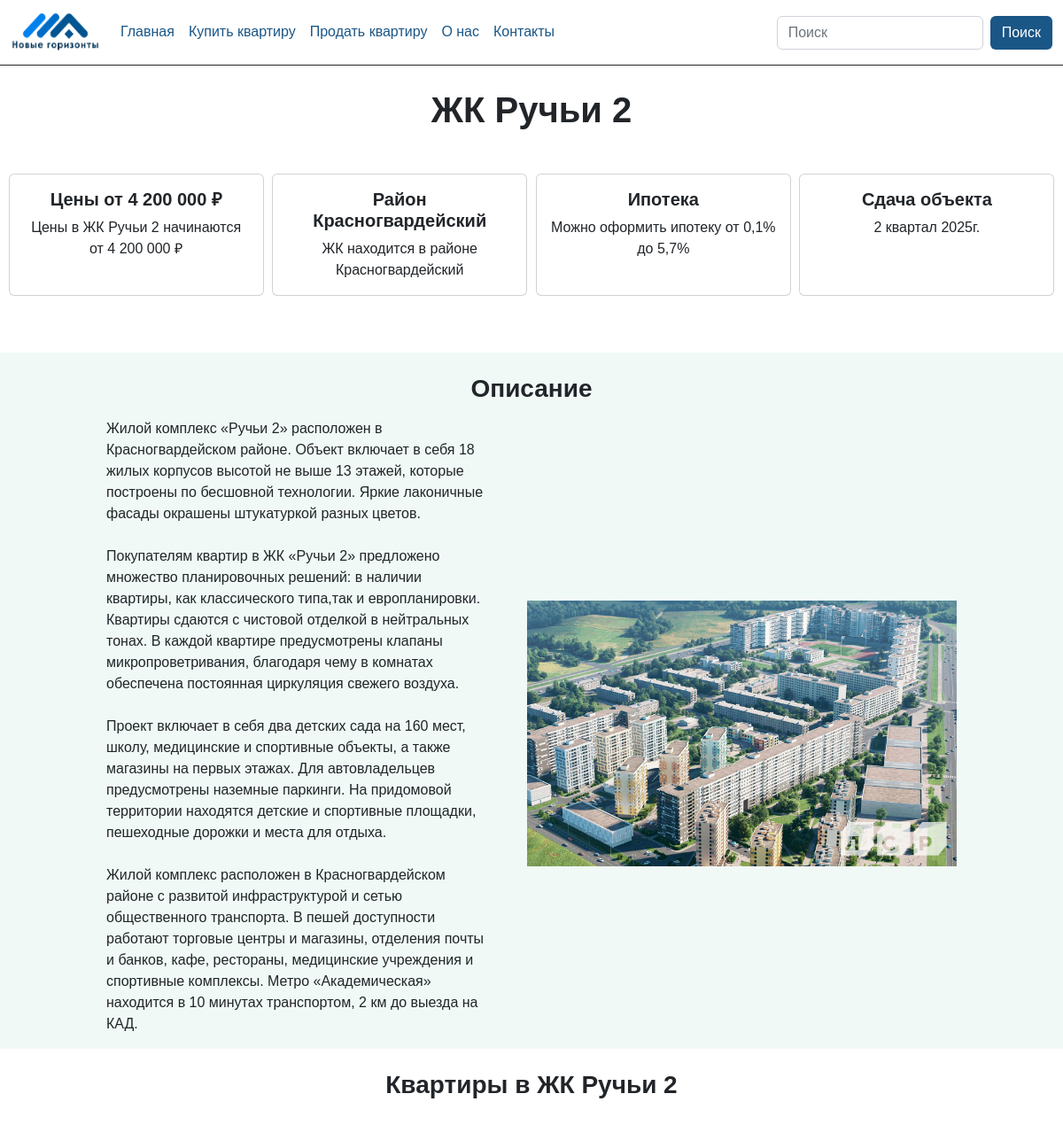
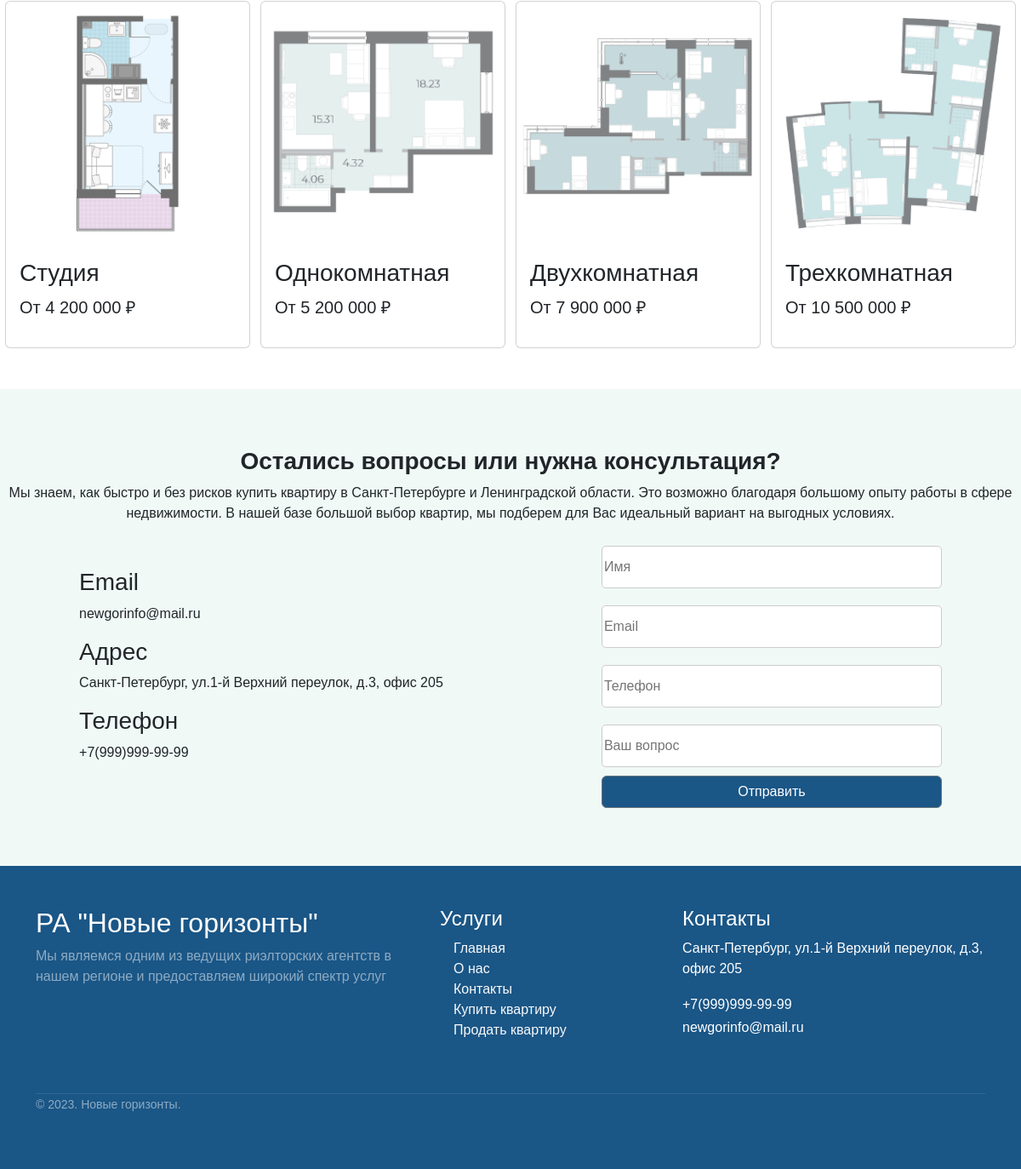
Page /sale/sale/4/ on the committed database (2 pictures, top to bottom).
### flats_sale/models.py (models this page shows, shortened)
class Flat(models.Model):
    object_name=models.ForeignKey(Object, on_delete=models.CASCADE, verbose_name="Объект")
    price=models.PositiveIntegerField(verbose_name='Цена')
    text=models.TextField(blank=False, verbose_name="Описание")
    img=models.ImageField(upload_to="%Y/%m/%d/", verbose_name="Изображение")
    class Meta:
       verbose_name = 'Объявление'
       verbose_name_plural = 'Объявления'

class Object(models.Model):
    name=models.CharField(max_length=128, verbose_name="Название")
    text=models.TextField(blank=False, verbose_name="Описание")
    location=models.CharField(max_length=128, verbose_name="Расположение")
    class Meta:
       verbose_name = 'Объект'
       verbose_name_plural = 'Объекты'
    def __str__(self):
       return self.name

class Category(models.Model):
    name=models.CharField(max_length=128, verbose_name="Название")
    object_name=models.ForeignKey(Object, on_delete=models.CASCADE, verbose_name="Объект")
    price=models.PositiveIntegerField(verbose_name="Цена")
    img=models.ImageField(upload_to="%Y/%m/%d/", verbose_name="Изображение")
    floors = models.ManyToManyField(Floor)
    class Meta:
       verbose_name = 'Категория'
       verbose_name_plural = 'Категории'

### flats_sale/views.py (the view)
# urls.py: path("sale/<int:pk>/", sale_id_view,  name="flat"),
def sale_id_view(request, pk):
    object_list = Object.objects.filter(pk=pk)
    category_list = Category.objects.filter(object_name=pk)
    pk = get_object_or_404(Flat, pk=pk)
    if request.method=="POST":
        form = CommentForm(request.POST, request.FILES)
        if form.is_valid():
            obj = Comment() #gets new object
            obj.author = form.cleaned_data['author']
            obj.email = form.cleaned_data['email']
            obj.phone = form.cleaned_data['phone']
            obj.text = form.cleaned_data['text']
            obj.save()
            messages.success(request, 'Ваша заявка отправлена')
            form = CommentForm()
    else:
        form = CommentForm()
    context = {"pk": pk, 'page': 'flats',  # 'comments_list':comments,
               'form': form, 'category_list': category_list,
               'object_list': object_list}
    return render(request, "flats_sale/flats_detail.html", context)

### comment/forms.py
class CommentForm(forms.Form):
    author = forms.CharField(widget=forms.TextInput(attrs={"class":"myfield", 'placeholder': 'Имя'}), label=_(u'Имя'))
    email=forms.CharField(widget=forms.TextInput(attrs={"class":"myfield", 'placeholder': 'Email'}))
    phone=forms.CharField(widget=forms.TextInput(attrs={"class":"myfield", 'placeholder': 'Телефон'}), label=_(u'Телефон'))
    text = forms.CharField(widget=forms.TextInput(attrs={"class":"myfield", 'placeholder': 'Ваш вопрос'}), label=_(u'Ваш вопрос'))
    class Meta:
        model = Comment
        exclude = ('date_of_create','published','post')

### flats_sale/templates/flats_sale/flats_detail.html (shortened to what this page needs)
{% extends "root.html" %}
{% load humanize %}
{% block content %}
{% for object in object_list %}
<div style="margin-top: 100px;">
    <h1 class="text-center fw-bold">{{ pk.object_name }}</h1>
</div>
<div class="mt-5 d-flex justify-content-evenly">
    <div class="card mb-3" style="width: 18rem; background-color: #fffff;">
      <div class="card-body">
        <h5 class="card-title text-dark text-center fw-bold">Цены от {{ pk.price|floatformat:0|intcomma }} ₽</h5>
        <p class="card-text text-dark text-center">Цены в {{ pk.object_name }} начинаются от {{ pk.price|floatformat:0|intcomma }} ₽</p>
      </div>
    </div>
    <div class="card mb-3" style="width: 18rem; background-color: #fffff;">
      <div class="card-body">
        <h5 class="card-title text-dark text-center fw-bold">Район {{ object.location }}</h5>
        <p class="card-text text-dark text-center">ЖК находится в районе {{ object.location }}</p>
      </div>
    </div>
    <div class="card mb-3" style="width: 18rem; background-color: #fffff;">
      <div class="card-body">
        <h5 class="card-title text-dark text-center fw-bold">Ипотека</h5>
        <p class="card-text text-dark text-center">Можно оформить ипотеку от 0,1% до 5,7%</p>
      </div>
    </div>
    <div class="card mb-3" style="width: 18rem; background-color: #fffff;">
      <div class="card-body">
        <h5 class="card-title text-dark text-center fw-bold">Сдача объекта</h5>
        <p class="card-text text-dark text-center">2 квартал 2025г.</p>
      </div>
    </div>
</div>
<div class="mt-5 d-flex flex-column align-items-center justify-content-center w-100" style="background-color: #F0F9F6; height: auto;">
<h3 class="text-center mt-4 fw-bold">Описание</h3>
    <div class="d-flex ms-3 me-3 mt-2 align-items-center" style="width: 60rem;">
        <p class=" me-5">{{ object.text|linebreaksbr }}</p>
        <img src="{{ pk.img.url }}" alt="" width="500px" height="300px">
    </div>
</div>
<div class="d-flex mt-4 flex-column align-items-center justify-content-center w-100" style="height: auto;">
<h3 class="text-center fw-bold">Квартиры в {{ pk.object_name }}</h3>
<div class="d-flex flex-wrap w-100 justify-content-around mt-5">
{% for category in category_list.all %}
<div class="d-flex flex-row">
    <div class="content d-flex justify-content-evenly">
        <div class="card" style="width: 18rem;">
            <img src="{{ category.img.url }}" class="card-img-top" alt="...">
            <div class="card-body">
                <h3 class="card-text">{{ category.name }}</h3>
                <p class="fs-5">От {{ category.price|floatformat:0|intcomma }} ₽</p>
            </div>
        </div>
    </div>
</div>
{% endfor %}
</div>
{% endfor %}
</div>
<div class="d-flex mt-5 flex-column align-items-center justify-content-center w-100" style="background-color: #F0F9F6; height: 35rem;">
    <h3 class="text-center fw-bold">Остались вопросы или нужна консультация?</h3>
    <p class="text-center">Мы знаем, как быстро и без рисков купить квартиру в Санкт-Петербурге и Ленинградской области. Это возможно благодаря большому опыту работы в сфере недвижимости. В нашей базе большой выбор квартир, мы подберем для Вас идеальный вариант на выгодных условиях.</p>
<div class="d-flex justify-content-around w-100 align-items-center">
<div class="d-flex flex-column">
    <div class="d-flex flex-column align-items-start">
        <h3 class="text-center">Email</h3>
        <p>newgorinfo@mail.ru</p>
    </div>
     <div class="d-flex flex-column align-items-start">
         <h3 class="text-center">Адрес</h3>
         <p>Санкт-Петербург, ул.1-й Верхний переулок, д.3, офис 205</p>
     </div>
      <div class="d-flex flex-column align-items-start">
          <h3 class="text-center">Телефон</h3>
          <p>+7(999)999-99-99</p>
      </div>
</div>
<div class="d-flex flex-column">
<form method="POST" novalidate>
        {% for field in form %}
        <div class="form-group d-flex justify-content-between align-items-center" style="width: 25rem;">
            <div>{{field}}</div>
        </div>
        {% endfor %}
        <input type="submit" class="btn btn-secondary w-100" style="background-color: #1A5686;" value="Отправить" >
        </div>
    </div>
</div>
{% endblock %}

### static/css/style.css (style rules this page uses)
body { background-color: #2C3A47; font-family: 'Century Gothic', sans-serif; }

### templates/root.html (style rules this page uses)
html, body { height: 100%; margin: 0; }

### flats_sale/templates/flats_sale/flats_detail.html (style rules this page uses)
.myfield { border:1px solid #ccc; border-radius:5px; height:50px; width:400px; margin: 10px 10px 10px 0; }
.card { transition: 1s; width: 100%; height: auto; object-fit: cover; }

### rows in the picture
Object: location "Красногвардейский", text "Жилой комплекс «Ручьи 2» расположен в Красногвардейском районе. Объект включает в себя 18 жилых корпусов высотой не выше 13 этажей, которые построены по бесшовной технологии. Яркие лаконичные фасады окрашены штукатуркой разных цветов. Покупателям квартир в ЖК «Ручьи 2» предложено множество планировочных решений: в наличии квартиры, как классического типа,так и европланировки. Квартиры сдаются с чистовой отделкой в нейтральных тонах. В каждой квартире предусмотрены клапаны микропроветривания, благодаря чему в комнатах обеспечена постоянная циркуляция свежего воздуха. Проект включает в себя два детских сада на 160 мест, школу, медицинские и спортивные объекты, а также магазины на первых…", img (picture)
Flat: object_name "ЖК Ручьи 2", price "4 200 000"
Category: img (picture), name "Студия", price "4 200 000"
Category: img (picture), name "Однокомнатная", price "5 200 000"
Category: img (picture), name "Двухкомнатная", price "7 900 000"
Category: img (picture), name "Трехкомнатная", price "10 500 000"
